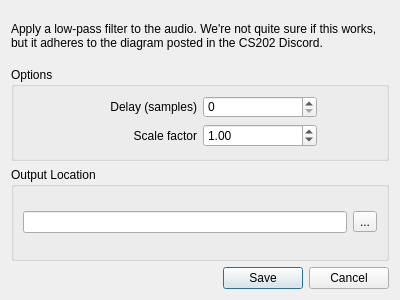
<?xml version="1.0" encoding="UTF-8"?>
<ui version="4.0">
 <class>LowPassDialog</class>
 <widget class="QDialog" name="LowPassDialog">
  <property name="windowModality">
   <enum>Qt::ApplicationModal</enum>
  </property>
  <property name="geometry">
   <rect>
    <x>0</x>
    <y>0</y>
    <width>400</width>
    <height>300</height>
   </rect>
  </property>
  <property name="sizePolicy">
   <sizepolicy hsizetype="Fixed" vsizetype="Fixed">
    <horstretch>0</horstretch>
    <verstretch>0</verstretch>
   </sizepolicy>
  </property>
  <property name="minimumSize">
   <size>
    <width>400</width>
    <height>300</height>
   </size>
  </property>
  <property name="windowTitle">
   <string>Processor: Low-pass filter</string>
  </property>
  <layout class="QVBoxLayout" name="verticalLayout_3">
   <item>
    <widget class="QLabel" name="description">
     <property name="maximumSize">
      <size>
       <width>16777215</width>
       <height>50</height>
      </size>
     </property>
     <property name="text">
      <string>Apply a low-pass filter to the audio. We're not quite sure if this works, but it adheres to the diagram posted in the CS202 Discord.</string>
     </property>
     <property name="wordWrap">
      <bool>true</bool>
     </property>
    </widget>
   </item>
   <item>
    <widget class="QGroupBox" name="groupBox_2">
     <property name="title">
      <string>Options</string>
     </property>
     <layout class="QVBoxLayout" name="verticalLayout">
      <item>
       <layout class="QHBoxLayout" name="horizontalLayout_2">
        <item>
         <spacer name="horizontalSpacer">
          <property name="orientation">
           <enum>Qt::Horizontal</enum>
          </property>
          <property name="sizeType">
           <enum>QSizePolicy::Fixed</enum>
          </property>
          <property name="sizeHint" stdset="0">
           <size>
            <width>60</width>
            <height>20</height>
           </size>
          </property>
         </spacer>
        </item>
        <item>
         <widget class="QLabel" name="label_2">
          <property name="text">
           <string>Delay (samples)</string>
          </property>
          <property name="alignment">
           <set>Qt::AlignRight|Qt::AlignTrailing|Qt::AlignVCenter</set>
          </property>
         </widget>
        </item>
        <item>
         <widget class="QSpinBox" name="sampleDelay">
          <property name="sizePolicy">
           <sizepolicy hsizetype="Preferred" vsizetype="Preferred">
            <horstretch>0</horstretch>
            <verstretch>0</verstretch>
           </sizepolicy>
          </property>
          <property name="maximumSize">
           <size>
            <width>16777215</width>
            <height>22</height>
           </size>
          </property>
          <property name="maximum">
           <number>1000000</number>
          </property>
         </widget>
        </item>
        <item>
         <spacer name="horizontalSpacer_2">
          <property name="orientation">
           <enum>Qt::Horizontal</enum>
          </property>
          <property name="sizeType">
           <enum>QSizePolicy::Fixed</enum>
          </property>
          <property name="sizeHint" stdset="0">
           <size>
            <width>60</width>
            <height>20</height>
           </size>
          </property>
         </spacer>
        </item>
       </layout>
      </item>
      <item>
       <layout class="QHBoxLayout" name="horizontalLayout_3">
        <item>
         <spacer name="horizontalSpacer_3">
          <property name="orientation">
           <enum>Qt::Horizontal</enum>
          </property>
          <property name="sizeType">
           <enum>QSizePolicy::Fixed</enum>
          </property>
          <property name="sizeHint" stdset="0">
           <size>
            <width>60</width>
            <height>20</height>
           </size>
          </property>
         </spacer>
        </item>
        <item>
         <widget class="QLabel" name="label_3">
          <property name="text">
           <string>Scale factor</string>
          </property>
          <property name="alignment">
           <set>Qt::AlignRight|Qt::AlignTrailing|Qt::AlignVCenter</set>
          </property>
         </widget>
        </item>
        <item>
         <widget class="QDoubleSpinBox" name="scaleFactor">
          <property name="singleStep">
           <double>0.100000000000000</double>
          </property>
          <property name="value">
           <double>1.000000000000000</double>
          </property>
         </widget>
        </item>
        <item>
         <spacer name="horizontalSpacer_4">
          <property name="orientation">
           <enum>Qt::Horizontal</enum>
          </property>
          <property name="sizeType">
           <enum>QSizePolicy::Fixed</enum>
          </property>
          <property name="sizeHint" stdset="0">
           <size>
            <width>60</width>
            <height>20</height>
           </size>
          </property>
         </spacer>
        </item>
       </layout>
      </item>
     </layout>
    </widget>
   </item>
   <item>
    <widget class="QGroupBox" name="groupBox">
     <property name="title">
      <string>Output Location</string>
     </property>
     <layout class="QVBoxLayout" name="verticalLayout_2">
      <item>
       <layout class="QHBoxLayout" name="horizontalLayout">
        <item>
         <widget class="QLineEdit" name="outputPath"/>
        </item>
        <item>
         <widget class="QToolButton" name="pathDialogButton">
          <property name="text">
           <string>...</string>
          </property>
          <property name="icon">
           <iconset resource="../resources/resources.qrc">
            <normaloff>:/images/OneDrive_Folder_Icon.svg.png</normaloff>:/images/OneDrive_Folder_Icon.svg.png</iconset>
          </property>
         </widget>
        </item>
       </layout>
      </item>
     </layout>
    </widget>
   </item>
   <item>
    <widget class="QDialogButtonBox" name="dialogButtons">
     <property name="orientation">
      <enum>Qt::Horizontal</enum>
     </property>
     <property name="standardButtons">
      <set>QDialogButtonBox::Cancel|QDialogButtonBox::Save</set>
     </property>
    </widget>
   </item>
  </layout>
 </widget>
 <resources>
  <include location="../resources/resources.qrc"/>
 </resources>
 <connections>
  <connection>
   <sender>dialogButtons</sender>
   <signal>accepted()</signal>
   <receiver>LowPassDialog</receiver>
   <slot>accept()</slot>
   <hints>
    <hint type="sourcelabel">
     <x>248</x>
     <y>254</y>
    </hint>
    <hint type="destinationlabel">
     <x>157</x>
     <y>274</y>
    </hint>
   </hints>
  </connection>
  <connection>
   <sender>dialogButtons</sender>
   <signal>rejected()</signal>
   <receiver>LowPassDialog</receiver>
   <slot>reject()</slot>
   <hints>
    <hint type="sourcelabel">
     <x>316</x>
     <y>260</y>
    </hint>
    <hint type="destinationlabel">
     <x>286</x>
     <y>274</y>
    </hint>
   </hints>
  </connection>
 </connections>
</ui>
